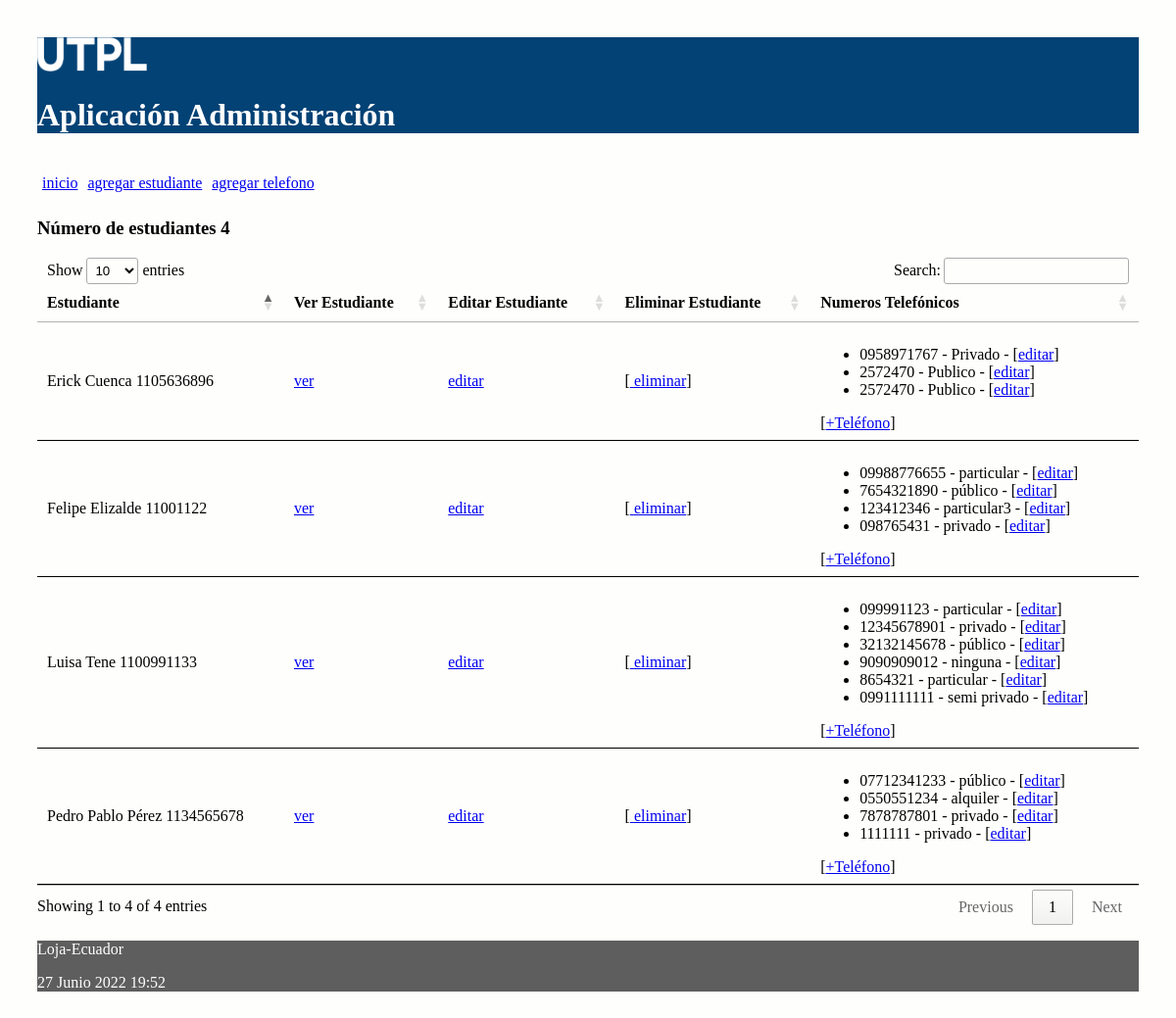
The page / on the database its author committed.
### administrativo/models.py (models this page shows, shortened)
class Estudiante(models.Model):
    nombre = models.CharField(max_length=30)
    apellido = models.CharField(max_length=30)
    cedula = models.CharField(max_length=30, unique=True)
    def __str__(self):
        return "%s %s %s" % (self.nombre,
                self.apellido,
                self.cedula)

class NumeroTelefonico(models.Model):
    telefono = models.CharField(max_length=100)
    tipo = models.CharField(max_length=100)
    estudiante = models.ForeignKey(Estudiante, on_delete=models.CASCADE,
            related_name="numeros_telefonicos")

### administrativo/views.py (the view)
# urls.py: path('', views.index, name='index'),
def index(request):
    estudiantes = Estudiante.objects.all()
    informacion_template = {'estudiantes': estudiantes, 'numero_estudiantes': len(estudiantes)}
    return render(request, 'index.html', informacion_template)

### administrativo/templates/index.html (shortened to what this page needs)
{% extends "master.html" %}
{% block content %}
<h3>Número de estudiantes {{ numero_estudiantes }}</h3>
<table id="tabla_datos">
  <thead>
    <tr>
      <th>Estudiante</th>
      <th>Ver Estudiante</th>
      <th>Editar Estudiante</th>
      <th>Eliminar Estudiante</th>
      <th>Numeros Telefónicos </th>
    </tr>
  </thead>
  {% for e in estudiantes %}
  <tr>
    <td> {{e}} </td>
    <td> <a href="{% url 'obtener_estudiante' e.id %}">ver</a> </td>
    <td> <a href="{% url 'editar_estudiante' e.id %}">editar</a> </td>
    <td>
      [<a href="{% url 'eliminar_estudiante' e.id %}"
      onclick="return confirm('¿Está seguro de la eliminación?')" >
      eliminar</a>]
    </td>
    <td>
      <ul>
        {% for t in e.numeros_telefonicos.all %}
          <li>
            <span>{{t.telefono}} - {{t.tipo}} - [<a href="{% url 'editar_numero_telefonico' t.id %}">editar</a>] </span>
          </li>
        {% endfor %}
      </ul>
        [<a href="{% url 'crear_numero_telefonico_estudiante' e.id%}">+Teléfono</a>]
    </td>
  </tr>
  {% endfor %}
</table>
{% endblock %}

### administrativo/templates/master.html (shortened to what this page needs)
<!DOCTYPE html>
<html>
  <head>
    {% load static %}
    <link rel="stylesheet" type="text/css" href="{% static 'css/estilos.css' %}">
    <link rel="stylesheet" type="text/css" href="https://cdn.datatables.net/1.10.25/css/jquery.dataTables.min.css">
  </head>
  <body>
  <header>
    <img src="{% static 'images/logo.png' %}" height="10%" width="10%" alt="My image">
    <h1>Aplicación Administración </h1>
    <nav class="top_menu">
      <ul>
        <li><a href="{% url 'index' %}">inicio</a></li>
        <li><a href="{% url 'crear_estudiante' %}">agregar estudiante</a></li>
        <li><a href="{% url 'crear_numero_telefonico' %}">agregar telefono</a></li>
      </ul>
    </nav>
  </header>
  <section>
      {% block content %}
      {% endblock %}
  </section>
    <footer>
      <p>Loja-Ecuador</p>
      <p>{% now "j F Y H:i" %}</p>
    </footer>
  </body>
</html>

### administrativo/static/css/estilos.css (style rules this page uses)
body { background: #FEFEFD; padding: 30px; }
header { background: #034275; color: #FFF; }
section { width: 100%; }
th, td { padding: 15px; border-bottom: 1px solid black; }
.top_menu ul { list-style:none; float:left; padding: 5px; width:95%; }
.top_menu ul li { float:left; margin-right:10px; margin-bottom:5px; text: #FFF; }
footer { background: #5E5E5E; color: #FFF; }

### rows shown on the page
Estudiante: nombre+apellido+cedula "Luisa Tene 1100991133"
NumeroTelefonico: telefono "099991123", tipo "particular"
NumeroTelefonico: telefono "12345678901", tipo "privado"
NumeroTelefonico: telefono "32132145678", tipo "público"
NumeroTelefonico: telefono "9090909012", tipo "ninguna"
NumeroTelefonico: telefono "8654321", tipo "particular"
NumeroTelefonico: telefono "0991111111", tipo "semi privado"
Estudiante: nombre+apellido+cedula "Pedro Pablo Pérez 1134565678"
NumeroTelefonico: telefono "07712341233", tipo "público"
NumeroTelefonico: telefono "0550551234", tipo "alquiler"
NumeroTelefonico: telefono "7878787801", tipo "privado"
NumeroTelefonico: telefono "1111111", tipo "privado"
Estudiante: nombre+apellido+cedula "Felipe Elizalde 11001122"
NumeroTelefonico: telefono "09988776655", tipo "particular"
NumeroTelefonico: telefono "7654321890", tipo "público"
NumeroTelefonico: telefono "123412346", tipo "particular3"
NumeroTelefonico: telefono "098765431", tipo "privado"
Estudiante: nombre+apellido+cedula "Erick Cuenca 1105636896"
NumeroTelefonico: telefono "0958971767", tipo "Privado"
NumeroTelefonico: telefono "2572470", tipo "Publico"
NumeroTelefonico: telefono "2572470", tipo "Publico"

### other values the page prints
{{ numero_estudiantes }} "4"
